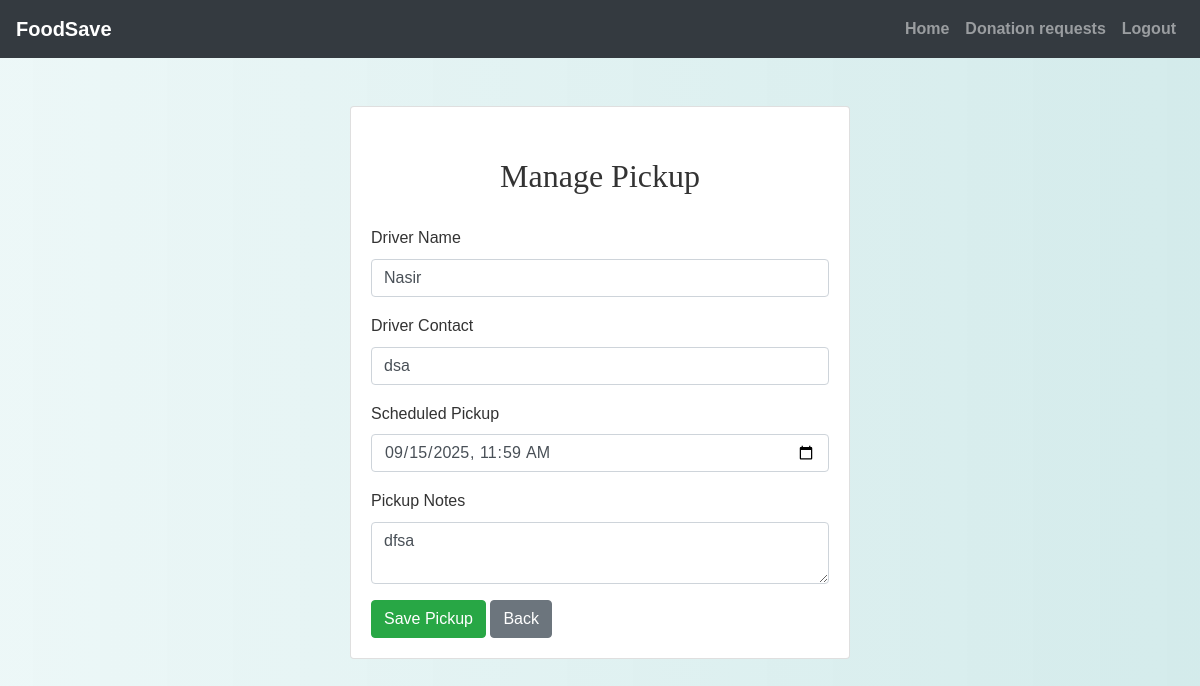
/ngo/manage_pickup.php?request_id=1 (signed in), run on the app's committed database.
### tables this page shows
CREATE TABLE `pickups` (
  `pickup_id` int(11) NOT NULL,
  `request_id` int(11) NOT NULL,
  `driver_name` varchar(255) NOT NULL,
  `driver_contact` varchar(20) NOT NULL,
  `scheduled_pickup` datetime NOT NULL,
  `status` enum('scheduled','in_progress','completed','cancelled') DEFAULT 'scheduled',
  `pickup_notes` text DEFAULT NULL,
  `created_at` timestamp NOT NULL DEFAULT current_timestamp(),
  `updated_at` timestamp NOT NULL DEFAULT current_timestamp() ON UPDATE current_timestamp()
);

### ngo/manage_pickup.php (the view, shortened to what this page needs)
<?php
include('../config.php');
$request_id = intval($_GET['request_id'] ?? 0);
$stmt = $conn->prepare("SELECT * FROM pickups WHERE request_id = ?");
$stmt->bind_param("i", $request_id);
$stmt->execute();
$pickup = $stmt->get_result()->fetch_assoc();
?>
<!DOCTYPE html>
<html>
<head>
    <link rel="stylesheet" href="https://maxcdn.bootstrapcdn.com/bootstrap/4.5.2/css/bootstrap.min.css">
<link rel="stylesheet" href="../css/style.css" />
</head>
<body>
<?php include('navbar.php'); ?>
<div class="container mt-5 mb-5">
        <div class="card mx-auto" style="max-width: 500px;">
        <div class="card-body">
    <h2>Manage Pickup</h2>
    <form method="post">
        <div class="form-group">
            <label>Driver Name</label>
            <input type="text" name="driver_name" class="form-control" value="<?= htmlspecialchars($pickup['driver_name'] ?? '') ?>" required>
        </div>
        <div class="form-group">
            <label>Driver Contact</label>
            <input type="text" name="driver_contact" class="form-control" value="<?= htmlspecialchars($pickup['driver_contact'] ?? '') ?>" required>
        </div>
        <div class="form-group">
            <label>Scheduled Pickup</label>
            <input type="datetime-local" name="scheduled_pickup" class="form-control" value="<?= isset($pickup['scheduled_pickup']) ? date('Y-m-d\TH:i', strtotime($pickup['scheduled_pickup'])) : '' ?>" required>
        </div>
        <div class="form-group">
            <label>Pickup Notes</label>
            <textarea name="pickup_notes" class="form-control"><?= htmlspecialchars($pickup['pickup_notes'] ?? '') ?></textarea>
        </div>
        <button type="submit" class="btn btn-success">Save Pickup</button>
        <a href="ngo_requests.php" class="btn btn-secondary">Back</a>
    </form>
</div>
</div>
</div>
</body>
</html>

### css/style.css (style rules this page uses)
body { background: linear-gradient(90deg, rgba(233, 246, 246, 0.831), rgba(207, 233, 233, 0.9)); font-family: 'Arial', sans-serif; color: #333; line-height: 1.6; }
h1, h2, h3, h4 { text-align: center; margin-top: 30px; margin-bottom: 30px; font-family: 'Georgia', serif; }
.container { margin-bottom: 40px; }
a { color: #006666; text-decoration: none; font-weight: bold; }

### data on the page
pickups: driver_name "Nasir", driver_contact "dsa", scheduled_pickup "09/15/2025 11:59", pickup_notes "dfsa"
